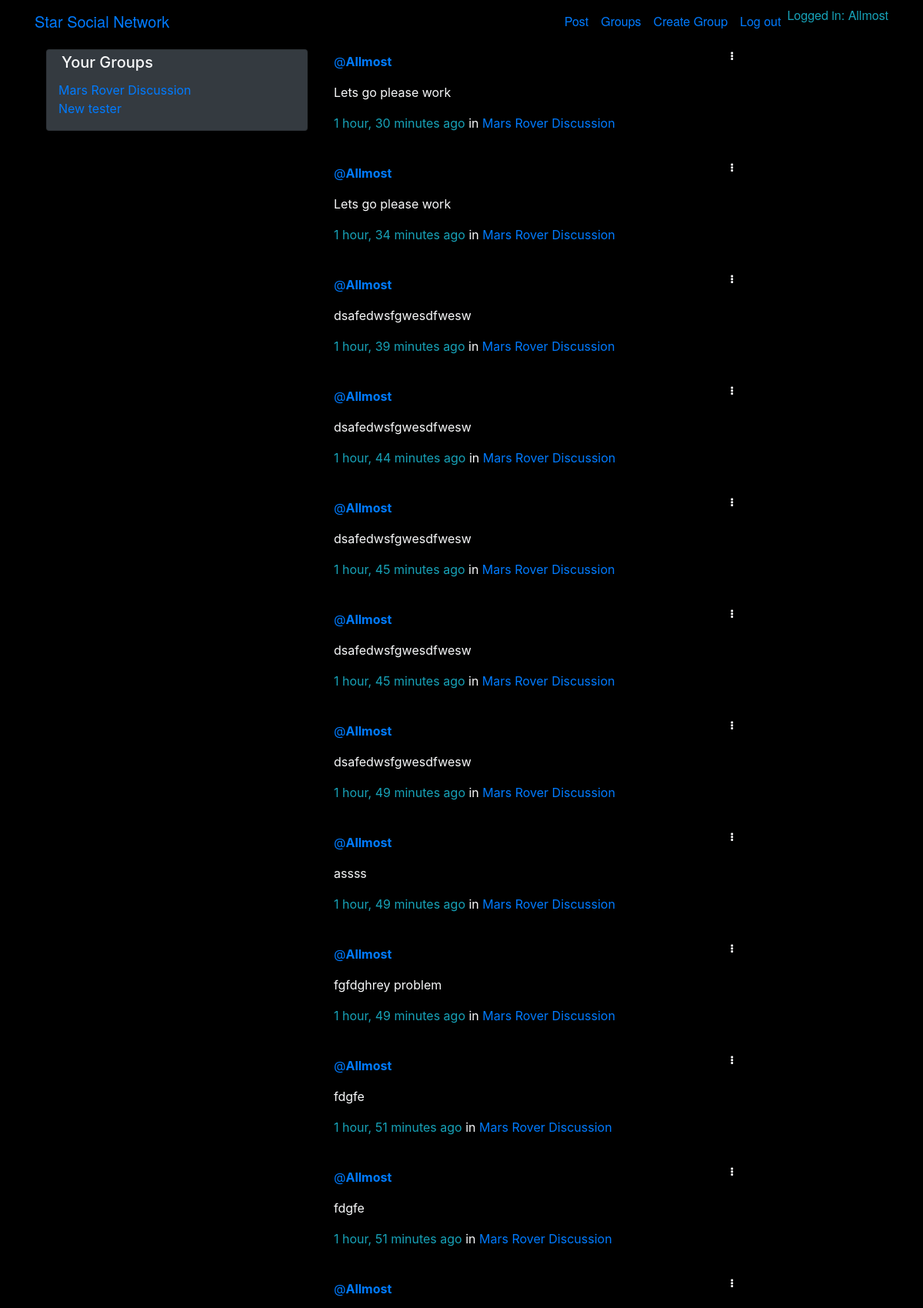
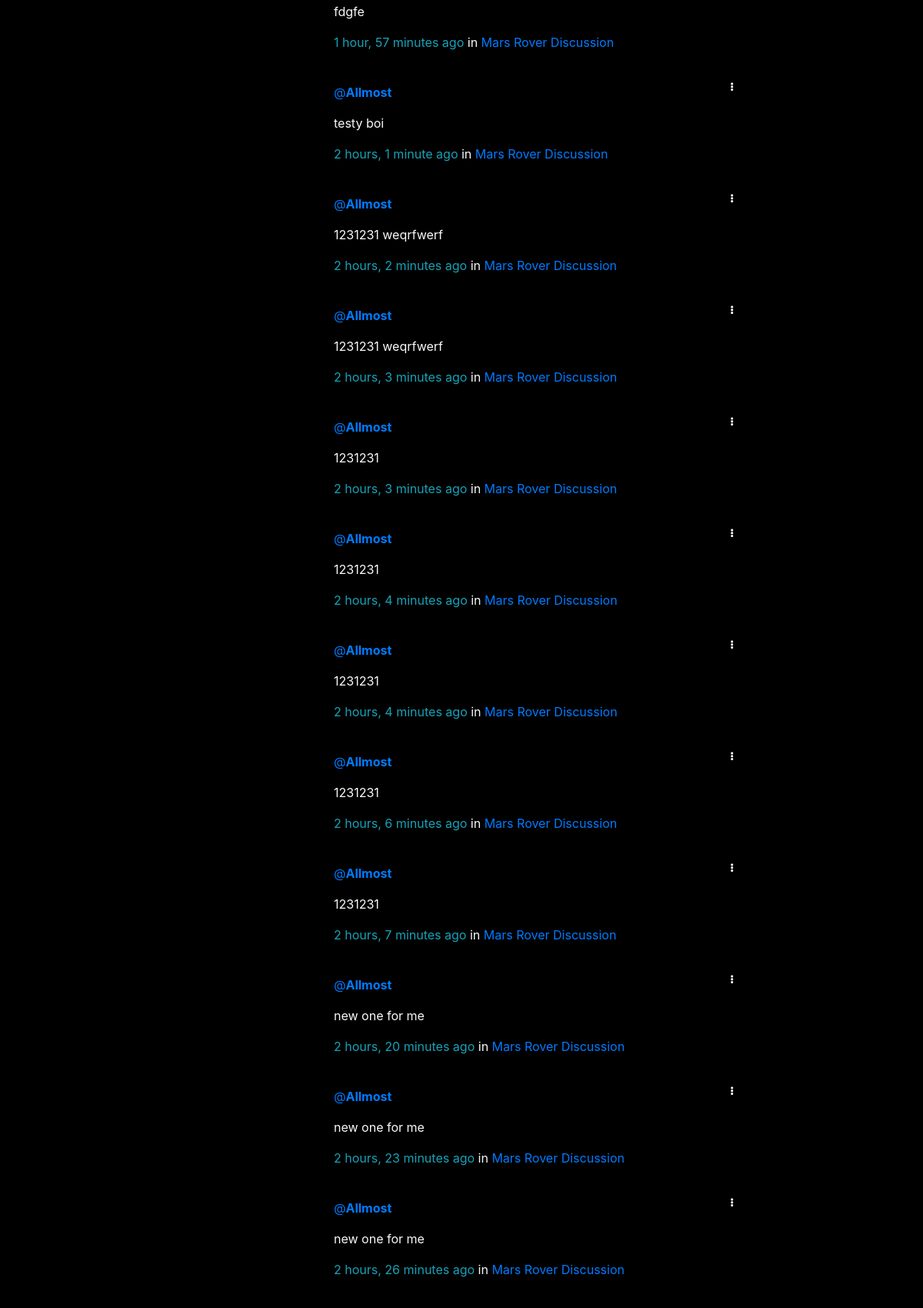
/posts/ (signed in, upper part), run on the app's committed database (2 pictures, top to bottom).
### groups/models.py (models this page shows, shortened)
class GroupMember(models.Model):
   group = models.ForeignKey(Group,related_name='memberships',on_delete=models.CASCADE)
   user = models.ForeignKey(User,related_name='user_groups',on_delete=models.CASCADE)
   class Meta:
       unique_together =('group','user')

class Group(models.Model):
    name = models.CharField(max_length=255,unique=True)
    slug = models.SlugField(allow_unicode = True,unique=True)
    description = models.TextField(blank=True, default='')
    description_html = models.TextField(editable=False, default='',blank= True)
    members = models.ManyToManyField(User,through='GroupMember')

### posts/models.py (models this page shows, shortened)
class Post(models.Model):
    user = models.ForeignKey(User,related_name='posts',on_delete=models.CASCADE)
    created_at = models.DateTimeField(auto_now_add=True)
    message = models.TextField()
    message_html = models.TextField(editable=False)
    group = models.ForeignKey(Group,related_name='posts',null = True,on_delete=models.CASCADE)
    class Meta:
        ordering = ['-created_at']
        unique_together = ['user','message']

### posts/views.py (the view)
# urls.py: path('', views.PostList.as_view(), name="all"),
class PostList(SelectRelatedMixin, generic.ListView):
    model = models.Post
    select_related = ("user", "group")
    ordering = ['-created_at']

### posts/templates/posts/post_list.html (shortened to what this page needs)
{% extends "posts/post_base.html" %}
{% load humanize %}
{% block pre_post_content %}
<div class="col-md-4">
	{% if request.user.is_authenticated %}
	<div class="card card-with-shadow text-light bg-dark">
		<div class="content container ">
			<h5 class="title p-1 ">Your Groups</h5>
			<ul class="list-unstyled">
				{% for member_group in user.user_groups.all %}
				<li class="group li-with-bullet">
					<a href="{% url 'groups:single' slug=member_group.group.slug %}">{{ member_group.group.name }}</a>
				</li>
				{% endfor %}
				</ul>
		</div>
	</div>
	{% endif %}
</div>
{% endblock %}
{% block post_content %}
<div class="col-md-6 ">
	{% for post in post_list %}
  {% include "posts/_post.html" %}
	{% endfor %}
</div>
{% endblock %}

### templates/base.html (shortened to what this page needs)
<!DOCTYPE html>
{% load static %}
{% load humanize %}
<html>
    <head>
    <link rel="stylesheet" href="https://stackpath.bootstrapcdn.com/bootstrap/4.1.3/css/bootstrap.min.css"
>
    <link href="https://maxcdn.bootstrapcdn.com/font-awesome/4.7.0/css/font-awesome.min.css" rel="stylesheet">
      <link rel="stylesheet" href= "{% static 'css/master.css'%}">
        <link rel="stylesheet" href="">
    </head>
    <body>
        <nav class="navbar navbar-expand-lg mynav" role="navigation" id="navbar" ;>
            <div class = 'container nasatext' >
                <a class="navbar-brand mynav " href="{% url 'home' %}">Star Social Network</a>
                    <div class=" collapse navbar-collapse " id="navbarSupportedContent1" >
                      <ul class = 'navbar-nav ml-auto'  >
                        {% if user.is_authenticated %}
                        <li class="nav-item active">
                          <a class="nav-link" href="{% url 'posts:create' %}" class="btn btn-simple">Post</a>
                        </li>
                          <li class="nav-item active">
                          <a class="nav-item nav-link" href="{% url 'groups:all' %}" class="btn btn-simple">Groups</a>
                        </li>
                          <li class="nav-item active">
                          <a class="nav-item nav-link" href="{% url 'groups:create' %}" class="btn btn-simple">Create Group</a>
                        </li>
                          <li class="nav-item active">
                          <a class="nav-item nav-link" href="{% url 'accounts:logout' %}" class="btn btn-simple">Log out</a>
                        </li>
                          <li class="nav-item active">
                          <a class="nav-item  text-info" href="{% url 'posts:for_user' username=user.username %}" class="btn btn-simple">Logged in: {{user.username}}</a>
                        </li>
                        {% endif %}
                      </ul>
                      </div>
            </div>
        </nav>
<div class="pt-2 mycontent">
    {% block content %}
    {% endblock %}
</div>
    </body>
</html>

### posts/templates/posts/_post.html (shortened to what this page needs)
<div class="post media ">
	<div class="media-body container text-light p-1 col-md-12 ">
		<a href="{% url 'posts:for_user' username=post.user.username %}">@<strong>{{ post.user.username }}</strong></a>
			{% if user.is_authenticated and post.user == user and not hide_delete %}
				<a class= "xbtn" href="{% url 'posts:delete' pk=post.pk %}" title="delete" class="btn btn-simple">
					<span class=" fa fa-ellipsis-v text-light" aria-hidden="true"></span>
				</a>
			{% endif %}
		<p class="media-heading nasatext">{{ post.message_html|safe|urlize }}</p>
			<time class="time text-info">{{ post.created_at | timesince}} ago</time>
			{% if post.group %}
			<span class="group-name">in <a href="{% url 'groups:all' %}">{{ post.group.name }}</a></span>
			{% endif %}
		<hr>
	</div>
</div>

### static/css/master.css (style rules this page uses)
body { margin: auto; max-width:1500px; background-color: black; color:white; }
html, body { height: 100%; width: 100%; max-width:1500px; background: rgb(0, 0, 0); margin: auto; }
#navbar { background-image: url("https://cdn.pixabay.com/photo/2016/06/05/07/59/stars-1436950_640.jpg"); }
.container { position: relative; }
.nasatext { font-family: "Titillium Web", "Helvetica Neue", "Helvetica", Arial, sans-serif; }
.xbtn { font-size: 10pt; margin-right: 2px; position:absolute; top:0; right:0; }

### data on the page
GroupMember: group.name "Mars Rover Discussion"
GroupMember: group.name "New tester"
Post: user.username "Allmost", message_html "Lets go please work", created_at "1 hour, 30 minutes", group.name "Mars Rover Discussion"
Post: user.username "Allmost", message_html "Lets go please work", created_at "1 hour, 34 minutes", group.name "Mars Rover Discussion"
Post: user.username "Allmost", message_html "dsafedwsfgwesdfwesw", created_at "1 hour, 39 minutes", group.name "Mars Rover Discussion"
Post: user.username "Allmost", message_html "dsafedwsfgwesdfwesw", created_at "1 hour, 44 minutes", group.name "Mars Rover Discussion"
Post: user.username "Allmost", message_html "dsafedwsfgwesdfwesw", created_at "1 hour, 45 minutes", group.name "Mars Rover Discussion"
Post: user.username "Allmost", message_html "dsafedwsfgwesdfwesw", created_at "1 hour, 45 minutes", group.name "Mars Rover Discussion"
Post: user.username "Allmost", message_html "dsafedwsfgwesdfwesw", created_at "1 hour, 49 minutes", group.name "Mars Rover Discussion"
Post: user.username "Allmost", message_html "assss", created_at "1 hour, 49 minutes", group.name "Mars Rover Discussion"
Post: user.username "Allmost", message_html "fgfdghrey problem", created_at "1 hour, 49 minutes", group.name "Mars Rover Discussion"
Post: user.username "Allmost", message_html "fdgfe", created_at "1 hour, 51 minutes", group.name "Mars Rover Discussion"
Post: user.username "Allmost", message_html "fdgfe", created_at "1 hour, 51 minutes", group.name "Mars Rover Discussion"
Post: user.username "Allmost", message_html "fdgfe", created_at "1 hour, 57 minutes", group.name "Mars Rover Discussion"
Post: user.username "Allmost", message_html "testy boi", created_at "2 hours, 1 minute", group.name "Mars Rover Discussion"
Post: user.username "Allmost", message_html "1231231 weqrfwerf", created_at "2 hours, 2 minutes", group.name "Mars Rover Discussion"
Post: user.username "Allmost", message_html "1231231 weqrfwerf", created_at "2 hours, 3 minutes", group.name "Mars Rover Discussion"
Post: user.username "Allmost", message_html "1231231", created_at "2 hours, 3 minutes", group.name "Mars Rover Discussion"
Post: user.username "Allmost", message_html "1231231", created_at "2 hours, 4 minutes", group.name "Mars Rover Discussion"
Post: user.username "Allmost", message_html "1231231", created_at "2 hours, 4 minutes", group.name "Mars Rover Discussion"
Post: user.username "Allmost", message_html "1231231", created_at "2 hours, 6 minutes", group.name "Mars Rover Discussion"
Post: user.username "Allmost", message_html "1231231", created_at "2 hours, 7 minutes", group.name "Mars Rover Discussion"
Post: user.username "Allmost", message_html "new one for me", created_at "2 hours, 20 minutes", group.name "Mars Rover Discussion"
Post: user.username "Allmost", message_html "new one for me", created_at "2 hours, 23 minutes", group.name "Mars Rover Discussion"
Post: user.username "Allmost", message_html "new one for me", created_at "2 hours, 26 minutes", group.name "Mars Rover Discussion"

### other printed values
{{ user.username }} "Allmost"
